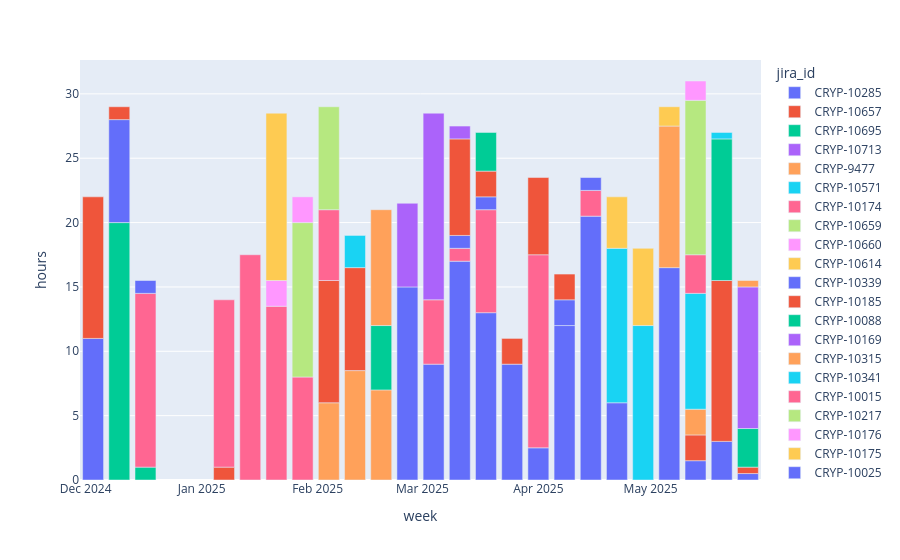

Notebook code cell kept with this figure:
### Code cell
px.bar(user_issues_hours_weekly(ts_user).toPandas(),x='week',y='hours',color='jira_id',hover_data={'summary':True})

### Figure 1 — Plotly figure (JSON) as saved in the notebook; plotly's stock layout.template omitted (floating-point values rounded to 4 significant figures)
{"data": [{"customdata": [["[Wallet monitor] Połączenie z Vaultem"], ["[Wallet monitor] Połączenie z Vaultem"], ["[Wallet monitor] Połączenie z Vaultem"], ["[Wallet monitor] Połączenie z Vaultem"], ["[Wallet monitor] Połączenie z Vaultem"], ["[Wallet monitor] Połączenie z Vaultem"], ["[Wallet monitor] Połączenie z Vaultem"], ["[Wallet monitor] Połączenie z Vaultem"], ["[Wallet monitor] Połączenie z Vaultem"], ["[Wallet monitor] Połączenie z Vaultem"], ["[Wallet monitor] Połączenie z Vaultem"], ["[Wallet monitor] Połączenie z Vaultem"]], "hovertemplate": "jira_id=CRYP-10285<br>week=%{x}<br>hours=%{y}<br>summary=%{customdata[0]}<extra></extra>", "legendgroup": "CRYP-10285", "marker": {"color": "#636efa", "pattern": {"shape": ""}}, "name": "CRYP-10285", "orientation": "v", "showlegend": true, "textposition": "auto", "type": "bar", "x": ["2025-05-27", "2025-05-20", "2025-05-13", "2025-05-06", "2025-04-22", "2025-04-15", "2025-04-08", "2025-04-01", "2025-03-25", "2025-03-18", "2025-03-11", "2025-03-04"], "xaxis": "x", "y": [0.5, 3.0, 1.5, 16.5, 6.0, 20.5, 12.0, 2.5, 9.0, 13.0, 17.0, 9.0], "yaxis": "y"}, {"customdata": [["[capital.com] Podawanie kluczy przez docker secret (tylko w MDR)"], ["[capital.com] Podawanie kluczy przez docker secret (tylko w MDR)"], ["[capital.com] Podawanie kluczy przez docker secret (tylko w MDR)"]], "hovertemplate": "jira_id=CRYP-10657<br>week=%{x}<br>hours=%{y}<br>summary=%{customdata[0]}<extra></extra>", "legendgroup": "CRYP-10657", "marker": {"color": "#EF553B", "pattern": {"shape": ""}}, "name": "CRYP-10657", "orientation": "v", "showlegend": true, "textposition": "auto", "type": "bar", "x": ["2025-05-27", "2025-05-20", "2025-05-13"], "xaxis": "x", "y": [0.5, 12.5, 2.0], "yaxis": "y"}, {"customdata": [["[Bitvavo] Zmiany w API"], ["[Bitvavo] Zmiany w API"]], "hovertemplate": "jira_id=CRYP-10695<br>week=%{x}<br>hours=%{y}<br>summary=%{customdata[0]}<extra></extra>", "legendgroup": "CRYP-10695", "marker": {"color": "#00cc96", "pattern": {"shape": ""}}, "name": "CRYP-10695", "orientation": "v", "showlegend": true, "textposition": "auto", "type": "bar", "x": ["2025-05-27", "2025-05-20"], "xaxis": "x", "y": [3.0, 11.0], "yaxis": "y"}, {"customdata": [["[Binance] Brak zmiany statusu feeda po rozłączeniu websocketa"]], "hovertemplate": "jira_id=CRYP-10713<br>week=%{x}<br>hours=%{y}<br>summary=%{customdata[0]}<extra></extra>", "legendgroup": "CRYP-10713", "marker": {"color": "#ab63fa", "pattern": {"shape": ""}}, "name": "CRYP-10713", "orientation": "v", "showlegend": true, "textposition": "auto", "type": "bar", "x": ["2025-05-27"], "xaxis": "x", "y": [11.0], "yaxis": "y"}, {"customdata": [["[CCXT] Dodanie znacznika początku i konca nagrywania"], ["[CCXT] Dodanie znacznika początku i konca nagrywania"], ["[CCXT] Dodanie znacznika początku i konca nagrywania"], ["[CCXT] Dodanie znacznika początku i konca nagrywania"], ["[CCXT] Dodanie znacznika początku i konca nagrywania"], ["[CCXT] Dodanie znacznika początku i konca nagrywania"]], "hovertemplate": "jira_id=CRYP-9477<br>week=%{x}<br>hours=%{y}<br>summary=%{customdata[0]}<extra></extra>", "legendgroup": "CRYP-9477", "marker": {"color": "#FFA15A", "pattern": {"shape": ""}}, "name": "CRYP-9477", "orientation": "v", "showlegend": true, "textposition": "auto", "type": "bar", "x": ["2025-05-27", "2025-05-13", "2025-05-06", "2025-02-18", "2025-02-11", "2025-02-04"], "xaxis": "x", "y": [0.5, 2.0, 11.0, 7.0, 8.5, 6.0], "yaxis": "y"}, {"customdata": [["[Mexc] Unhandled exception podczas zamykania WS"], ["[Mexc] Unhandled exception podczas zamykania WS"], ["[Mexc] Unhandled exception podczas zamykania WS"], ["[Mexc] Unhandled exception podczas zamykania WS"]], "hovertemplate": "jira_id=CRYP-10571<br>week=%{x}<br>hours=%{y}<br>summary=%{customdata[0]}<extra></extra>", "legendgroup": "CRYP-10571", "marker": {"color": "#19d3f3", "pattern": {"shape": ""}}, "name": "CRYP-10571", "orientation": "v", "showlegend": true, "textposition": "auto", "type": "bar", "x": ["2025-05-20", "2025-05-13", "2025-04-29", "2025-04-22"], "xaxis": "x", "y": [0.5, 9.0, 12.0, 12.0], "yaxis": "y"}, {"customdata": [["[WalletMonitor] Dodanie obsługi gate.io futures"], ["[WalletMonitor] Dodanie obsługi gate.io futures"], ["[WalletMonitor] Dodanie obsługi gate.io futures"], ["[WalletMonitor] Dodanie obsługi gate.io futures"], ["[WalletMonitor] Dodanie obsługi gate.io futures"], ["[WalletMonitor] Dodanie obsługi gate.io futures"]], "hovertemplate": "jira_id=CRYP-10174<br>week=%{x}<br>hours=%{y}<br>summary=%{customdata[0]}<extra></extra>", "legendgroup": "CRYP-10174", "marker": {"color": "#FF6692", "pattern": {"shape": ""}}, "name": "CRYP-10174", "orientation": "v", "showlegend": true, "textposition": "auto", "type": "bar", "x": ["2025-05-13", "2025-04-15", "2025-04-01", "2025-03-18", "2025-03-11", "2025-03-04"], "xaxis": "x", "y": [3.0, 2.0, 15.0, 8.0, 1.0, 5.0], "yaxis": "y"}, {"customdata": [["[MEXC] Źle nadawany timestamp raportów"]], "hovertemplate": "jira_id=CRYP-10659<br>week=%{x}<br>hours=%{y}<br>summary=%{customdata[0]}<extra></extra>", "legendgroup": "CRYP-10659", "marker": {"color": "#B6E880", "pattern": {"shape": ""}}, "name": "CRYP-10659", "orientation": "v", "showlegend": true, "textposition": "auto", "type": "bar", "x": ["2025-05-13"], "xaxis": "x", "y": [12.0], "yaxis": "y"}, {"customdata": [["[platform-admin] Przydzielanie kluczy nie działa gdy adapter jest w stanie failure"]], "hovertemplate": "jira_id=CRYP-10660<br>week=%{x}<br>hours=%{y}<br>summary=%{customdata[0]}<extra></extra>", "legendgroup": "CRYP-10660", "marker": {"color": "#FF97FF", "pattern": {"shape": ""}}, "name": "CRYP-10660", "orientation": "v", "showlegend": true, "textposition": "auto", "type": "bar", "x": ["2025-05-13"], "xaxis": "x", "y": [1.5], "yaxis": "y"}, {"customdata": [["[Binance] Niepotrzebne logi dla statystyk feedowych"], ["[Binance] Niepotrzebne logi dla statystyk feedowych"], ["[Binance] Niepotrzebne logi dla statystyk feedowych"]], "hovertemplate": "jira_id=CRYP-10614<br>week=%{x}<br>hours=%{y}<br>summary=%{customdata[0]}<extra></extra>", "legendgroup": "CRYP-10614", "marker": {"color": "#FECB52", "pattern": {"shape": ""}}, "name": "CRYP-10614", "orientation": "v", "showlegend": true, "textposition": "auto", "type": "bar", "x": ["2025-05-06", "2025-04-29", "2025-04-22"], "xaxis": "x", "y": [1.5, 6.0, 4.0], "yaxis": "y"}, {"customdata": [["[Wallet monitor] Logowanie przy użyciu https"], ["[Wallet monitor] Logowanie przy użyciu https"], ["[Wallet monitor] Logowanie przy użyciu https"], ["[Wallet monitor] Logowanie przy użyciu https"], ["[Wallet monitor] Logowanie przy użyciu https"]], "hovertemplate": "jira_id=CRYP-10339<br>week=%{x}<br>hours=%{y}<br>summary=%{customdata[0]}<extra></extra>", "legendgroup": "CRYP-10339", "marker": {"color": "#636efa", "pattern": {"shape": ""}}, "name": "CRYP-10339", "orientation": "v", "showlegend": true, "textposition": "auto", "type": "bar", "x": ["2025-04-15", "2025-04-08", "2025-03-18", "2025-03-11", "2025-02-25"], "xaxis": "x", "y": [1.0, 2.0, 1.0, 1.0, 15.0], "yaxis": "y"}, {"customdata": [["[Wallet monitor] Nie ma fee dla Kucoin Futures"], ["[Wallet monitor] Nie ma fee dla Kucoin Futures"], ["[Wallet monitor] Nie ma fee dla Kucoin Futures"], ["[Wallet monitor] Nie ma fee dla Kucoin Futures"], ["[Wallet monitor] Nie ma fee dla Kucoin Futures"], ["[Wallet monitor] Nie ma fee dla Kucoin Futures"], ["[Wallet monitor] Nie ma fee dla Kucoin Futures"], ["[Wallet monitor] Nie ma fee dla Kucoin Futures"]], "hovertemplate": "jira_id=CRYP-10185<br>week=%{x}<br>hours=%{y}<br>summary=%{customdata[0]}<extra></extra>", "legendgroup": "CRYP-10185", "marker": {"color": "#EF553B", "pattern": {"shape": ""}}, "name": "CRYP-10185", "orientation": "v", "showlegend": true, "textposition": "auto", "type": "bar", "x": ["2025-04-08", "2025-04-01", "2025-03-25", "2025-03-18", "2025-03-11", "2025-02-11", "2025-02-04", "2025-01-07"], "xaxis": "x", "y": [2.0, 6.0, 2.0, 2.0, 7.5, 8.0, 9.5, 1.0], "yaxis": "y"}, {"customdata": [["mdr-10 out of memory"], ["mdr-10 out of memory"], ["mdr-10 out of memory"], ["mdr-10 out of memory"]], "hovertemplate": "jira_id=CRYP-10088<br>week=%{x}<br>hours=%{y}<br>summary=%{customdata[0]}<extra></extra>", "legendgroup": "CRYP-10088", "marker": {"color": "#00cc96", "pattern": {"shape": ""}}, "name": "CRYP-10088", "orientation": "v", "showlegend": true, "textposition": "auto", "type": "bar", "x": ["2025-03-18", "2025-02-18", "2024-12-17", "2024-12-10"], "xaxis": "x", "y": [3.0, 5.0, 1.0, 20.0], "yaxis": "y"}, {"customdata": [["[Wallet monitor] Dodanie obsługi BitMart"], ["[Wallet monitor] Dodanie obsługi BitMart"], ["[Wallet monitor] Dodanie obsługi BitMart"]], "hovertemplate": "jira_id=CRYP-10169<br>week=%{x}<br>hours=%{y}<br>summary=%{customdata[0]}<extra></extra>", "legendgroup": "CRYP-10169", "marker": {"color": "#ab63fa", "pattern": {"shape": ""}}, "name": "CRYP-10169", "orientation": "v", "showlegend": true, "textposition": "auto", "type": "bar", "x": ["2025-03-11", "2025-03-04", "2025-02-25"], "xaxis": "x", "y": [1.0, 14.5, 6.5], "yaxis": "y"}, {"customdata": [["Dodanie możliwość modyfikacji adresow w gate.io"]], "hovertemplate": "jira_id=CRYP-10315<br>week=%{x}<br>hours=%{y}<br>summary=%{customdata[0]}<extra></extra>", "legendgroup": "CRYP-10315", "marker": {"color": "#FFA15A", "pattern": {"shape": ""}}, "name": "CRYP-10315", "orientation": "v", "showlegend": true, "textposition": "auto", "type": "bar", "x": ["2025-02-18"], "xaxis": "x", "y": [9.0], "yaxis": "y"}, {"customdata": [["Problem z monitoringiem WM"]], "hovertemplate": "jira_id=CRYP-10341<br>week=%{x}<br>hours=%{y}<br>summary=%{customdata[0]}<extra></extra>", "legendgroup": "CRYP-10341", "marker": {"color": "#19d3f3", "pattern": {"shape": ""}}, "name": "CRYP-10341", "orientation": "v", "showlegend": true, "textposition": "auto", "type": "bar", "x": ["2025-02-11"], "xaxis": "x", "y": [2.5], "yaxis": "y"}, {"customdata": [["[WalletMonitor] Ograniczenie dostępu"], ["[WalletMonitor] Ograniczenie dostępu"], ["[WalletMonitor] Ograniczenie dostępu"], ["[WalletMonitor] Ograniczenie dostępu"], ["[WalletMonitor] Ograniczenie dostępu"], ["[WalletMonitor] Ograniczenie dostępu"]], "hovertemplate": "jira_id=CRYP-10015<br>week=%{x}<br>hours=%{y}<br>summary=%{customdata[0]}<extra></extra>", "legendgroup": "CRYP-10015", "marker": {"color": "#FF6692", "pattern": {"shape": ""}}, "name": "CRYP-10015", "orientation": "v", "showlegend": true, "textposition": "auto", "type": "bar", "x": ["2025-02-04", "2025-01-28", "2025-01-21", "2025-01-14", "2025-01-07", "2024-12-17"], "xaxis": "x", "y": [5.5, 8.0, 13.5, 17.5, 13.0, 13.5], "yaxis": "y"}, {"customdata": [["[Wallet monitor] Nie ma fee dla Bitso"], ["[Wallet monitor] Nie ma fee dla Bitso"]], "hovertemplate": "jira_id=CRYP-10217<br>week=%{x}<br>hours=%{y}<br>summary=%{customdata[0]}<extra></extra>", "legendgroup": "CRYP-10217", "marker": {"color": "#B6E880", "pattern": {"shape": ""}}, "name": "CRYP-10217", "orientation": "v", "showlegend": true, "textposition": "auto", "type": "bar", "x": ["2025-02-04", "2025-01-28"], "xaxis": "x", "y": [8.0, 12.0], "yaxis": "y"}, {"customdata": [["[Wallet monitor] Nie ma fee dla Bitkuba"], ["[Wallet monitor] Nie ma fee dla Bitkuba"]], "hovertemplate": "jira_id=CRYP-10176<br>week=%{x}<br>hours=%{y}<br>summary=%{customdata[0]}<extra></extra>", "legendgroup": "CRYP-10176", "marker": {"color": "#FF97FF", "pattern": {"shape": ""}}, "name": "CRYP-10176", "orientation": "v", "showlegend": true, "textposition": "auto", "type": "bar", "x": ["2025-01-28", "2025-01-21"], "xaxis": "x", "y": [2.0, 2.0], "yaxis": "y"}, {"customdata": [["[Wallet monitor] Nie ma fee dla Binance Futures"]], "hovertemplate": "jira_id=CRYP-10175<br>week=%{x}<br>hours=%{y}<br>summary=%{customdata[0]}<extra></extra>", "legendgroup": "CRYP-10175", "marker": {"color": "#FECB52", "pattern": {"shape": ""}}, "name": "CRYP-10175", "orientation": "v", "showlegend": true, "textposition": "auto", "type": "bar", "x": ["2025-01-21"], "xaxis": "x", "y": [13.0], "yaxis": "y"}, {"customdata": [["[gate.io] Event cancel podczas OSRa"], ["[gate.io] Event cancel podczas OSRa"], ["[gate.io] Event cancel podczas OSRa"]], "hovertemplate": "jira_id=CRYP-10025<br>week=%{x}<br>hours=%{y}<br>summary=%{customdata[0]}<extra></extra>", "legendgroup": "CRYP-10025", "marker": {"color": "#636efa", "pattern": {"shape": ""}}, "name": "CRYP-10025", "orientation": "v", "showlegend": true, "textposition": "auto", "type": "bar", "x": ["2024-12-17", "2024-12-10", "2024-12-03"], "xaxis": "x", "y": [1.0, 8.0, 11.0], "yaxis": "y"}, {"customdata": [["[Ascendex] Adapter feedowy ponawia próby połączenie mimo bana"], ["[Ascendex] Adapter feedowy ponawia próby połączenie mimo bana"]], "hovertemplate": "jira_id=CRYP-10053<br>week=%{x}<br>hours=%{y}<br>summary=%{customdata[0]}<extra></extra>", "legendgroup": "CRYP-10053", "marker": {"color": "#EF553B", "pattern": {"shape": ""}}, "name": "CRYP-10053", "orientation": "v", "showlegend": true, "textposition": "auto", "type": "bar", "x": ["2024-12-10", "2024-12-03"], "xaxis": "x", "y": [1.0, 11.0], "yaxis": "y"}], "layout": {"barmode": "relative", "legend": {"title": {"text": "jira_id"}, "tracegroupgap": 0}, "margin": {"t": 60}, "xaxis": {"anchor": "y", "domain": [0, 1], "title": {"text": "week"}}, "yaxis": {"anchor": "x", "domain": [0, 1], "title": {"text": "hours"}}}}
